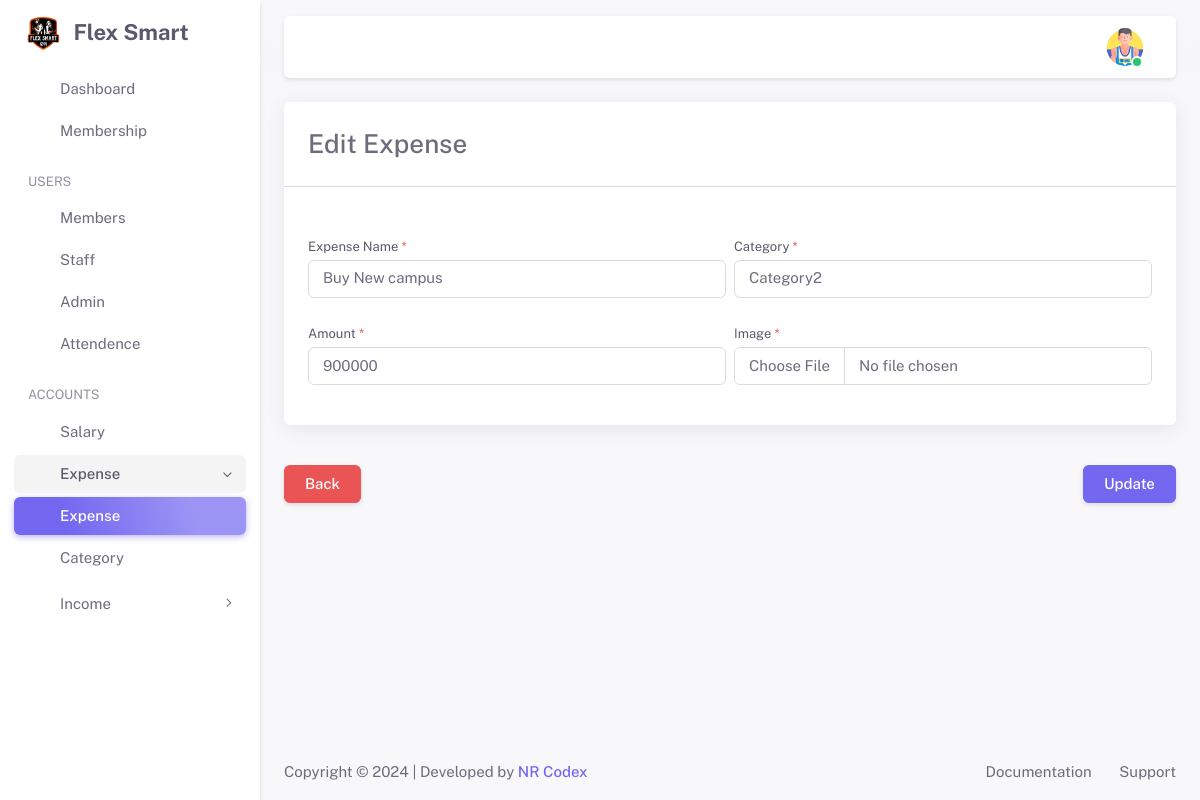
Page /admin/expense-edit.php?edit_expense_id=1 (signed in) on the committed database.
### tables this page shows
CREATE TABLE `users_detail` (
  `users_detail_id` int(11) NOT NULL,
  `registration_num` int(11) DEFAULT NULL,
  `full_name` varchar(100) DEFAULT NULL,
  `Phone` varchar(50) DEFAULT NULL,
  `address` varchar(100) DEFAULT NULL,
  `gender` varchar(50) DEFAULT NULL,
  `age` int(11) DEFAULT NULL,
  `city` varchar(50) DEFAULT NULL,
  `country` varchar(50) DEFAULT NULL,
  `image` varchar(255) DEFAULT NULL,
  `membership_id` int(11) DEFAULT NULL,
  `admission_fees` varchar(50) DEFAULT NULL,
  `monthly_fees` varchar(50) DEFAULT NULL,
  `salary` varchar(100) DEFAULT NULL,
  `joining_date` varchar(50) DEFAULT NULL,
  `end_date` varchar(50) DEFAULT NULL,
  `start_timing` varchar(100) DEFAULT NULL,
  `end_timing` varchar(100) DEFAULT NULL,
  `login_time` datetime DEFAULT NULL,
  `logout_time` datetime DEFAULT NULL,
  `created_by` varchar(100) DEFAULT NULL,
  `created_date` varchar(100) DEFAULT NULL,
  `updated_by` varchar(100) DEFAULT NULL,
  `updated_date` varchar(100) DEFAULT NULL
);

CREATE TABLE `expense` (
  `expense_id` int(11) NOT NULL,
  `expense_name` varchar(100) DEFAULT NULL,
  `expense_amount` varchar(100) DEFAULT NULL,
  `expense_image` varchar(255) DEFAULT NULL,
  `expense_category_id` int(11) DEFAULT NULL,
  `created_by` varchar(100) DEFAULT NULL,
  `created_date` varchar(100) DEFAULT NULL,
  `updated_by` varchar(100) DEFAULT NULL,
  `updated_date` varchar(100) DEFAULT NULL
);

CREATE TABLE `expense_category` (
  `exp_category_id` int(11) NOT NULL,
  `exp_category_name` varchar(50) DEFAULT NULL,
  `exp_category_status` varchar(100) DEFAULT NULL,
  `created_by` varchar(100) DEFAULT NULL,
  `created_date` varchar(100) DEFAULT NULL,
  `updated_by` varchar(100) DEFAULT NULL,
  `updated_date` varchar(100) DEFAULT NULL
);

### admin/expense-edit.php (the view, shortened to what this page needs)
<?php
include_once ('../includes/functions.php');
include_once ('./inc/header.php');
include_once ('./inc/sidebar.php');
include_once ('./inc/navbar.php');
if (isset($_GET['edit_expense_id'])) {
    $edit_expense_id = mysqli_real_escape_string($conn, $_GET['edit_expense_id']);
    $sql = "SELECT expense.expense_id, expense.expense_name, expense_category.exp_category_id, expense_category.exp_category_name, expense.expense_amount
    FROM expense
    LEFT JOIN expense_category ON expense_category.exp_category_id = expense.expense_category_id
    WHERE expense.expense_id = '$edit_expense_id'";
    $result = mysqli_query($conn, $sql);
    $check = mysqli_num_rows($result);
    if ($check > 0) {
        $fetch_expense = mysqli_fetch_assoc($result);
        ?>
        <div class="container-xxl flex-grow-1 container-p-y">
            <div class="row">
                <form action="" method="POST" id="add_expense_form" enctype="multipart/form-data">
                    <div class="col-lg-12">
                        <div class="card mb-4">
                            <h3 class="card-header">Edit Expense</h3>
                            <hr class="my-4 mt-0">
                            <div class="card-body">
                                <div class="row g-2">
                                    <div class="col-md-6 col-12 mb-3">
                                        <label for="expense_name" class="form-label">Expense Name
                                            <span class="text-danger">*</span>
                                        </label>
                                        <input class="form-control" type="text" placeholder="Expense Name" id="expense_name"
                                            name="expense_name" value="<?= $fetch_expense['expense_name']; ?>" />
                                    </div>
                                    <div class="col-md-6 col-12 mb-3">
                                        <label for="expense_category" class="form-label">Category
                                            <span class="text-danger">*</span>
                                        </label>
                                        <div class="input-group">
                                            <select id="expense_category" name="expense_category" class="form-control">
                                                <option value="<?= $fetch_expense['exp_category_id']; ?>">
                                                    <?= $fetch_expense['exp_category_name']; ?></option>
                                            </select>
                                        </div>
                                    </div>
                                    <div class="col-md-6 col-12 mb-3">
                                        <label for="expense_amount" class="form-label">Amount
                                            <span class="text-danger">*</span>
                                        </label>
                                        <input type="text" id="expense_amount" name="expense_amount" class="form-control"
                                            placeholder="Amount" value="<?= $fetch_expense['expense_amount']; ?>">
                                    </div>
                                    <div class="col-md-6 col-12 mb-3">
                                        <label for="expense_image" class="form-label">Image
                                            <span class="text-danger">*</span>
                                        </label>
                                        <input type="file" id="expense_image" name="image" class="form-control">
                                    </div>
                                </div>
                            </div>
                        </div>
                    </div>
                    <div class="row mt-3">
                        <div class="col-md-6 col-6 text-start">
                            <a type="button" href="expense-details" class="btn btn-danger text-white">Back</a>
                        </div>
                        <div class="col-md-6 col-6 text-end">
                            <button type="submit" class="btn btn-primary" name="update_expense">Update</button>
                        </div>
                    </div>
                </form>
            </div>
        </div>
        <?php
    } else {
        echo '<div id="successAlert" class="alert alert-success alert-dismissible fade show" role="alert">
                    <strong>Warning!</strong> Data not get from database.
                    <button type="button" class="btn-close" data-bs-dismiss="alert" aria-label="Close"></button>
                </div>';
    }
}
?>
<?php
include_once ('./inc/footer.php');
?>

### admin/inc/navbar.php (shortened to what this page needs)
<?php
include_once('../includes/config.php');
$user_select = "SELECT users_detail.full_name, users_detail.image, role.name as role
FROM users
INNER JOIN users_detail ON users_detail.users_detail_id = users.users_detail_id
LEFT JOIN role ON role.role_id = users.role_id
WHERE users.user_id = '{$_SESSION['UID']}'
";
$result = mysqli_query($conn, $user_select);
while ($row = mysqli_fetch_assoc($result)) {
?>
    <div class="layout-page">
        <nav class="layout-navbar container-xxl navbar navbar-expand-xl navbar-detached align-items-center bg-navbar-theme" id="layout-navbar">
            <div class="navbar-nav-right d-flex align-items-center" id="navbar-collapse">
                <ul class="navbar-nav flex-row align-items-center ms-auto">
                    <li class="nav-item navbar-dropdown dropdown-user dropdown">
                        <a class="nav-link dropdown-toggle hide-arrow" href="javascript:void(0);" data-bs-toggle="dropdown">
                            <div class="avatar avatar-online">
                                <img src="<?php if (empty($row['image'])) {
                                                echo "../media/images/admin-profile.png";
                                            } else {
                                                echo '../media/images/' . $row['image'];
                                            } ?>" alt class="h-auto rounded-circle">
                            </div>
                        </a>
                    </li>
                </ul>
            </div>
        </nav>
    <?php
}
    ?>
    <div class="content-wrapper">

### assets/css/demo.css (style rules this page uses)
.layout-navbar-fixed .layout-wrapper:not(.layout-without-menu) .layout-page { padding-top: 64px !important; }
.layout-navbar-fixed .layout-wrapper:not(.layout-horizontal):not(.layout-without-menu) .layout-page { padding-top: 78px !important; }

### rows in the picture
users_detail: image (picture)
expense: expense_name "Buy New campus", expense_category "Category2", expense_amount "900000"
